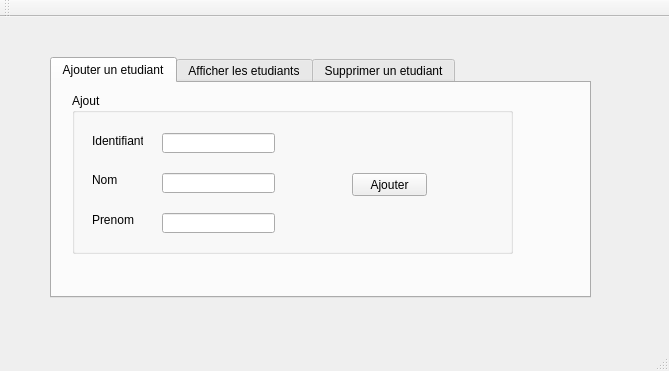
<?xml version="1.0" encoding="UTF-8"?>
<ui version="4.0">
 <class>MainWindow</class>
 <widget class="QMainWindow" name="MainWindow">
  <property name="geometry">
   <rect>
    <x>0</x>
    <y>0</y>
    <width>669</width>
    <height>371</height>
   </rect>
  </property>
  <property name="windowTitle">
   <string>Gestion des Clients</string>
  </property>
  <widget class="QWidget" name="centralWidget">
   <widget class="QTabWidget" name="tabWidget">
    <property name="geometry">
     <rect>
      <x>50</x>
      <y>40</y>
      <width>541</width>
      <height>241</height>
     </rect>
    </property>
    <property name="currentIndex">
     <number>0</number>
    </property>
    <widget class="QWidget" name="tab">
     <attribute name="title">
      <string>Ajouter un etudiant</string>
     </attribute>
     <widget class="QGroupBox" name="groupBox">
      <property name="geometry">
       <rect>
        <x>20</x>
        <y>10</y>
        <width>441</width>
        <height>161</height>
       </rect>
      </property>
      <property name="title">
       <string>Ajout</string>
      </property>
      <widget class="QLabel" name="label">
       <property name="geometry">
        <rect>
         <x>20</x>
         <y>40</y>
         <width>51</width>
         <height>16</height>
        </rect>
       </property>
       <property name="text">
        <string>Identifiant</string>
       </property>
      </widget>
      <widget class="QLabel" name="label_2">
       <property name="geometry">
        <rect>
         <x>20</x>
         <y>80</y>
         <width>47</width>
         <height>14</height>
        </rect>
       </property>
       <property name="text">
        <string>Nom</string>
       </property>
      </widget>
      <widget class="QLabel" name="label_3">
       <property name="geometry">
        <rect>
         <x>20</x>
         <y>120</y>
         <width>47</width>
         <height>14</height>
        </rect>
       </property>
       <property name="text">
        <string>Prenom</string>
       </property>
      </widget>
      <widget class="QLineEdit" name="le_id">
       <property name="geometry">
        <rect>
         <x>90</x>
         <y>40</y>
         <width>113</width>
         <height>20</height>
        </rect>
       </property>
      </widget>
      <widget class="QLineEdit" name="le_nom">
       <property name="geometry">
        <rect>
         <x>90</x>
         <y>80</y>
         <width>113</width>
         <height>20</height>
        </rect>
       </property>
      </widget>
      <widget class="QLineEdit" name="le_prenom">
       <property name="geometry">
        <rect>
         <x>90</x>
         <y>120</y>
         <width>113</width>
         <height>20</height>
        </rect>
       </property>
      </widget>
      <widget class="QPushButton" name="pb_ajouter">
       <property name="geometry">
        <rect>
         <x>280</x>
         <y>80</y>
         <width>75</width>
         <height>23</height>
        </rect>
       </property>
       <property name="text">
        <string>Ajouter</string>
       </property>
      </widget>
     </widget>
    </widget>
    <widget class="QWidget" name="tab_2">
     <attribute name="title">
      <string>Afficher les etudiants</string>
     </attribute>
     <widget class="QTableView" name="tab_etudiant">
      <property name="geometry">
       <rect>
        <x>10</x>
        <y>10</y>
        <width>481</width>
        <height>201</height>
       </rect>
      </property>
     </widget>
    </widget>
    <widget class="QWidget" name="tab_3">
     <attribute name="title">
      <string>Supprimer un etudiant</string>
     </attribute>
     <widget class="QLabel" name="label_4">
      <property name="geometry">
       <rect>
        <x>40</x>
        <y>90</y>
        <width>47</width>
        <height>14</height>
       </rect>
      </property>
      <property name="text">
       <string>Identifiant</string>
      </property>
     </widget>
     <widget class="QLineEdit" name="le_id_supp">
      <property name="geometry">
       <rect>
        <x>140</x>
        <y>90</y>
        <width>113</width>
        <height>20</height>
       </rect>
      </property>
     </widget>
     <widget class="QPushButton" name="pb_supprimer">
      <property name="geometry">
       <rect>
        <x>110</x>
        <y>140</y>
        <width>75</width>
        <height>23</height>
       </rect>
      </property>
      <property name="text">
       <string>Supprimer</string>
      </property>
     </widget>
    </widget>
   </widget>
  </widget>
  <widget class="QMenuBar" name="menuBar">
   <property name="geometry">
    <rect>
     <x>0</x>
     <y>0</y>
     <width>669</width>
     <height>30</height>
    </rect>
   </property>
  </widget>
  <widget class="QToolBar" name="mainToolBar">
   <attribute name="toolBarArea">
    <enum>TopToolBarArea</enum>
   </attribute>
   <attribute name="toolBarBreak">
    <bool>false</bool>
   </attribute>
  </widget>
  <widget class="QStatusBar" name="statusBar"/>
 </widget>
 <layoutdefault spacing="6" margin="11"/>
 <resources/>
 <connections/>
</ui>
